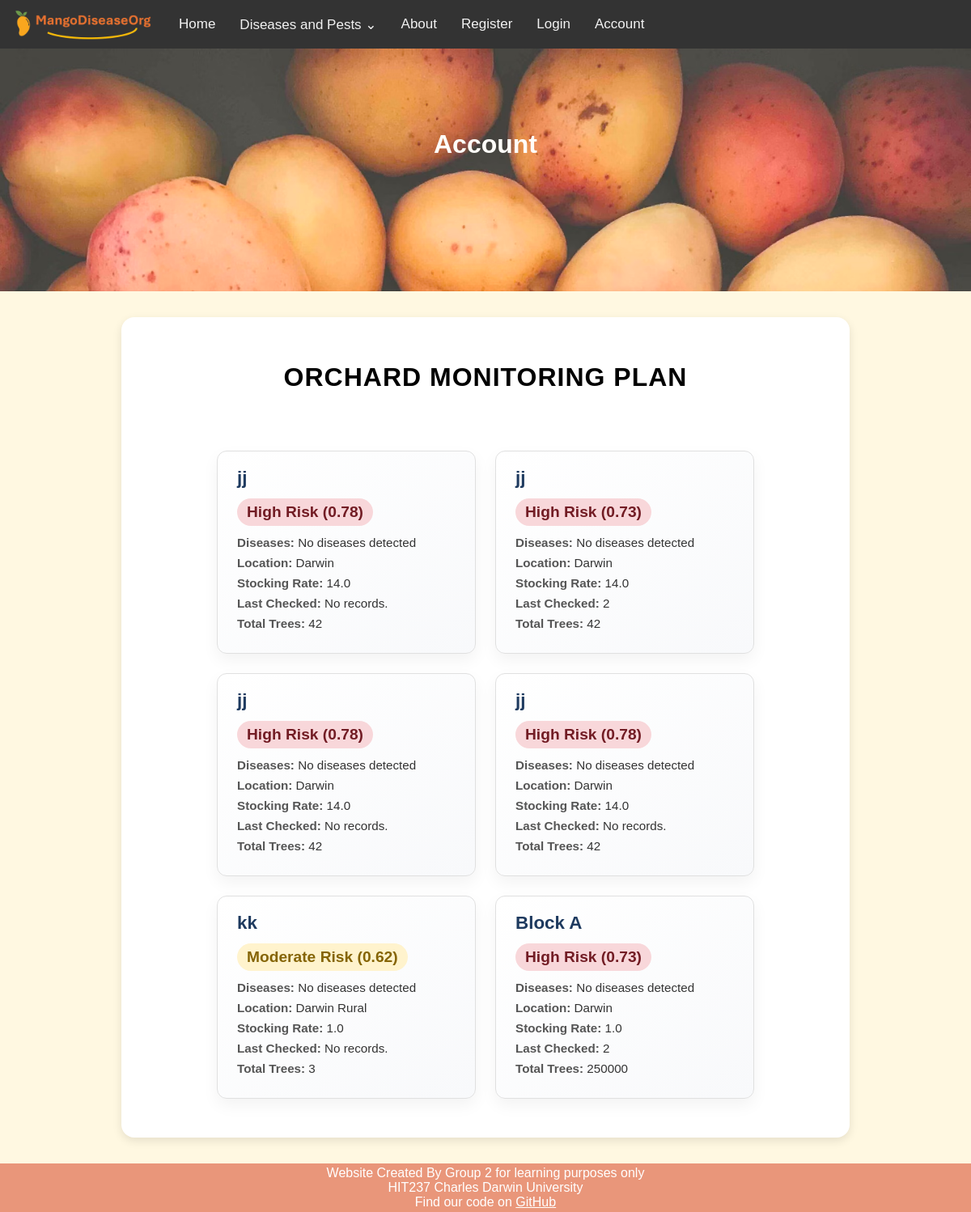
Before: /plan/ (signed in) with the older database file.
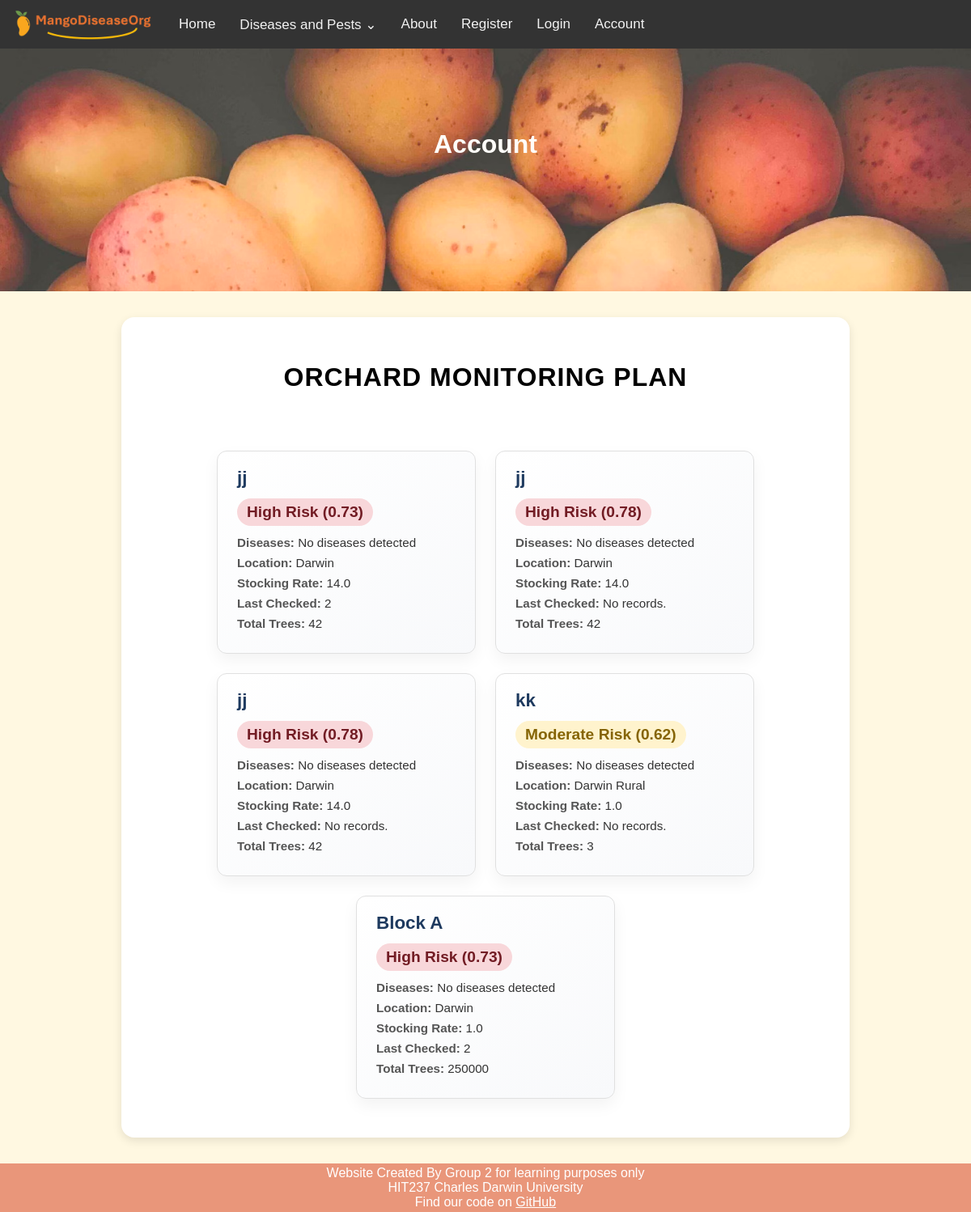
After: the same page with the newer database file.
### mango_disease_app/models.py (models this page shows, shortened)
class Orchard(models.Model):
    orchardName = models.CharField(max_length=255)
    noTreesRow = models.IntegerField()
    noTreesColumn = models.IntegerField()
    area = models.IntegerField(validators=[validators.MinValueValidator(0)])
    variety = models.ForeignKey(
        Variety,
        on_delete=models.PROTECT
    )
    location = models.ForeignKey(
        Location,
        on_delete=models.PROTECT
    )
    user = models.ForeignKey(
        User,
        on_delete=models.CASCADE,  # If a user is deleted, delete the orchard too
    )

class Location(models.Model):
    HEMISPHERES = [
        ('north', 'Northern'),
        ('south', 'Southern'),
    ]
    locationName = models.CharField(max_length=255)
    hemisphere = models.CharField(choices=HEMISPHERES, max_length=5, default='south')
    def __str__(self):
        return self.locationName

### mango_disease_app/views.py (the view)
# urls.py: re_path(r'^plan/$', views.plan, name='plan'),
def plan(request):
    page_data = generate_plan(request.user)
    return render(request, 'mango_disease_app/plan.html', {'page_data':page_data})

### mango_disease_app/context_processors.py (called while the page is built)
def disease_menu(request):
    return {'navs': Disease.objects.all()}

### mango_disease_app/services/planner.py (called while the page is built)
def calc_stocking_score(orchard):
    stocking_rate = (orchard.noTreesRow * orchard.noTreesColumn) / orchard.area
    return (min(stocking_rate / 0.37, 1), round(stocking_rate, 2))

def calc_last_check_score(orchard):
    today = date.today()
    last_check_date = Record.objects.filter(orchardID=orchard).order_by('-recordedAt').first()
    if not last_check_date:
        return 1, "No records." # highest risk, no record
    days_since_last_check = (today - last_check_date.recordedAt).days
    return (min(days_since_last_check / 30, 1), days_since_last_check) # no check in the last 30 days is considered highest risk

def calc_season_score(orchard):
    month = date.today().month
    hemisphere = orchard.location.hemisphere
    if hemisphere == 'north':
        if month in [11, 12, 1, 2]:
            return 1
        elif month in [3, 4, 5]:
            return 0.5
        else:
            return 0
    else:
        if month in [5, 6, 7, 8]:
            return 1
        elif month in [9, 10, 11]:
            return 0.5
        else:
            return 0

### mango_disease_app/templates/mango_disease_app/plan.html (shortened to what this page needs)
{% extends 'mango_disease_app/base.html' %}
{% load static %}
{% block page_header %}Account{% endblock %}
{% block custom_head_entries %}
<link rel="stylesheet" href="{% static 'css/planner.css' %}">
{% endblock %}
{% block content %}
  <h2>Orchard Monitoring Plan</h2>
  <div class="card-container">
    {% for item in page_data %}
      <div class="orchard-card">
        <h3>{{ item.orchard }}</h3>
        {% if item.risk_score < 0.4 %}
          <div class="score low">Low Risk ({{ item.risk_score }})</div>
        {% elif item.risk_score < 0.7 %}
          <div class="score medium">Moderate Risk ({{ item.risk_score }})</div>
        {% else %}
          <div class="score high">High Risk ({{ item.risk_score }})</div>
        {% endif %}
        <ul>
          <li>
            <strong>Diseases:</strong>
            {% if item.data_used.diseases %}
              {{ item.data_used.diseases|join:", " }}
            {% else %}
              No diseases detected
            {% endif %}
          </li>
          <li><strong>Location:</strong> {{ item.data_used.location }}</li>
          <li><strong>Stocking Rate:</strong> {{ item.data_used.stocking_rate }}</li>
          <li><strong>Last Checked:</strong> {{ item.data_used.time_last_check }}</li>
          <li><strong>Total Trees:</strong> {{ item.data_used.no_trees }}</li>
        </ul>
      </div>
    {% endfor %}
  </div>
{% endblock %}

Changed rows visible on the page:
removed Orchard: orchard "jj"
Other visible differences:
list line gone: "jj"
list line gone: "High Risk ( 0.78 ) Diseases: No diseases detected Location: Stocking Rate: 14.0 Last Checked: No records. Total Trees: 42"
list line gone: "Darwin"
